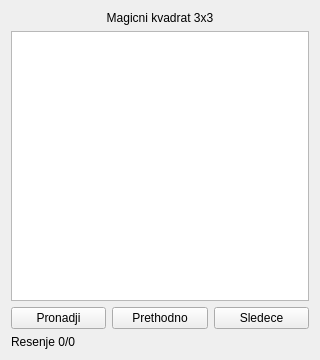
<?xml version="1.0" encoding="UTF-8"?>
<ui version="4.0">
 <class>MagicSquareForm</class>
 <widget class="QWidget" name="MagicSquareForm">
  <property name="geometry">
   <rect>
    <x>0</x>
    <y>0</y>
    <width>320</width>
    <height>360</height>
   </rect>
  </property>
  <property name="windowTitle">
   <string>Magicni kvadrat</string>
  </property>
  <layout class="QVBoxLayout" name="verticalLayout">
   <item>
    <widget class="QLabel" name="labelTitle">
     <property name="text">
      <string>Magicni kvadrat 3x3</string>
     </property>
     <property name="alignment">
      <set>Qt::AlignCenter</set>
     </property>
    </widget>
   </item>
   <item>
    <widget class="QTableWidget" name="tableSquare">
     <property name="editTriggers">
      <set>QAbstractItemView::NoEditTriggers</set>
     </property>
    </widget>
   </item>
   <item>
    <layout class="QHBoxLayout" name="buttonLayout">
     <item>
      <widget class="QPushButton" name="buttonSolve">
       <property name="text">
        <string>Pronadji</string>
       </property>
      </widget>
     </item>
     <item>
      <widget class="QPushButton" name="buttonPrevious">
       <property name="text">
        <string>Prethodno</string>
       </property>
      </widget>
     </item>
     <item>
      <widget class="QPushButton" name="buttonNext">
       <property name="text">
        <string>Sledece</string>
       </property>
      </widget>
     </item>
    </layout>
   </item>
   <item>
    <widget class="QLabel" name="labelStatus">
     <property name="text">
      <string>Resenje 0/0</string>
     </property>
    </widget>
   </item>
  </layout>
 </widget>
 <resources/>
 <connections/>
</ui>
